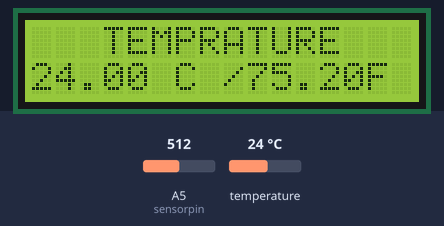
This sketch was run on a simulated Arduino Uno, built with avr-gcc and run on an emulated ATmega328P. Parts: 16×2 character LCD. The inputs (shaded band) are chosen by the test bench; at power-on: temperature 24 °C, A5 (sensorpin) = 512. What the sketch prints to the serial monitor is not drawn.

Above: at 1.2 s.
1.3 s: temperature set to 20.5 °C
At 8.9 s:
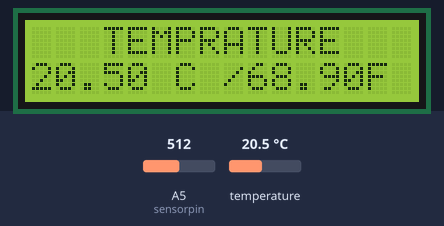
15.3 s: temperature set to 19.2 °C
At 25.1 s:
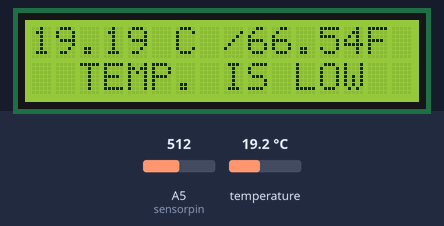
29.3 s: A5 (sensorpin) set to 290
At 39.7 s:
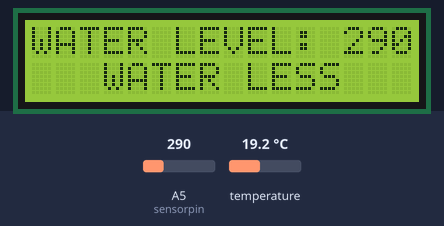
41.9 s: temperature set to 28 °C
At 49.3 s:
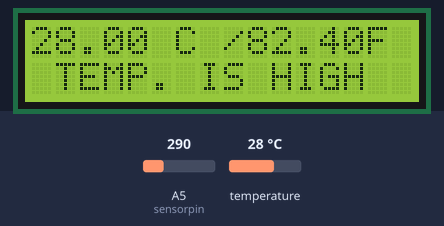
54.5 s: A5 (sensorpin) set to 312
62.2 s: A5 (sensorpin) set to 410
At 68.4 s:
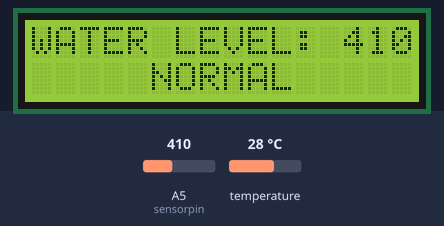
Timing chart, 0 to 69.9 s (numbered marks = the images above; inputs shaded):
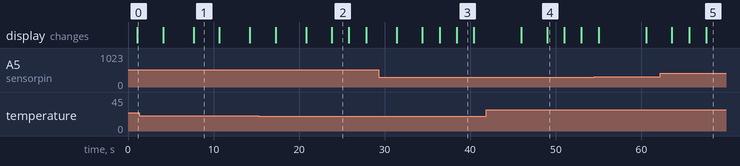

Measured:
- the behaviour switches between 20.1 and 20 °C on temperature (found by bisection; images 1 and 2)
- after the input at 1.3 s, the display: first differs from a run without the input after 6.4 s (image 1)
- after the input at 15.3 s, the display: first differs from a run without the input after 5.5 s (image 2 shows a later state)
- after the input at 29.3 s, the display: first differs from a run without the input after 9.1 s (image 3)
- after the input at 62.2 s, the display: first differs from a run without the input after 5.4 s (image 5)
- what the display in image 1 shows lasts 3.0 s, from 7.7 s to 10.7 s
- what the display in image 2 shows lasts 2.0 s, from 23.8 s to 25.8 s

The sketch:

lcd_18b20_sera.ino
```cpp
#include <OneWire.h>
#include <LiquidCrystal.h>
LiquidCrystal lcd(7, 6, 5, 4, 3, 2);

OneWire  ds(12);  // on pin 12
const int sensorpin = A5;// mouisure sensor is aNalog input
int moisture = 0 ;// beginning of moisture is 0
void setup(void) {
  lcd.begin(16, 2);
  Serial.begin(9600);

}

void loop(void) {
  byte i;
  byte present = 0;
  byte type_s;
  byte data[12];
  byte addr[8];
  float celsius, fahrenheit;

  if ( !ds.search(addr)) {
    Serial.println("No more addresses.");
    Serial.println();
    ds.reset_search();
    delay(2500);
    return;
  }

  Serial.print("ROM =");
  for( i = 0; i < 8; i++) {
    Serial.write(' ');
    Serial.print(addr[i], HEX);
  }

  if (OneWire::crc8(addr, 7) != addr[7]) {
    Serial.println("CRC is not valid!");
    return;
  }
  Serial.println();

  // the first ROM byte indicates which chip
  switch (addr[0]) {
  case 0x10:
    Serial.println("  Chip = DS18S20");  // or old DS1820
    type_s = 1;
    break;
  case 0x28:
    Serial.println("  Chip = DS18B20");
    type_s = 0;
    break;
  case 0x22:
    Serial.println("  Chip = DS1822");
    type_s = 0;
    break;
  default:
    Serial.println("Device is not a DS18x20 family device.");
    return;
  }

  ds.reset();
  ds.select(addr);
  ds.write(0x44,1);         // start conversion, with parasite power on at the end

  delay(1000);     // maybe 750ms is enough, maybe not
  // we might do a ds.depower() here, but the reset will take care of it.

  present = ds.reset();
  ds.select(addr);
  ds.write(0xBE);         // Read Scratchpad

  Serial.print("  Data = ");
  Serial.print(present,HEX);
  Serial.print(" ");
  for ( i = 0; i < 9; i++) {           // we need 9 bytes
    data[i] = ds.read();
    Serial.print(data[i], HEX);
    Serial.print(" ");
  }
  Serial.print(" CRC=");
  Serial.print(OneWire::crc8(data, 8), HEX);
  Serial.println();

  // convert the data to actual temperature

  unsigned int raw = (data[1] << 8) | data[0];
  if (type_s) {
    raw = raw << 3; // 9 bit resolution default
    if (data[7] == 0x10) {
      // count remain gives full 12 bit resolution
      raw = (raw & 0xFFF0) + 12 - data[6];
    }
  }
  else {
    byte cfg = (data[4] & 0x60);
    if (cfg == 0x00) raw = raw << 3;  // 9 bit resolution, 93.75 ms
    else if (cfg == 0x20) raw = raw << 2; // 10 bit res, 187.5 ms
    else if (cfg == 0x40) raw = raw << 1; // 11 bit res, 375 ms
    // default is 12 bit resolution, 750 ms conversion time
  }
  celsius = (float)raw / 16.0;
  fahrenheit = celsius * 1.8 + 32.0;
  lcd.clear();
  lcd.print("   TEMPRATURE ");
  lcd.setCursor(0, 1);
  lcd.print(celsius);
  lcd.print(" C /");
  lcd.print(fahrenheit);
  lcd.print("F");
  Serial.print("  Temperature = ");
  Serial.print(celsius);
  Serial.print(" Celsius, ");
  Serial.print(fahrenheit);
  Serial.println(" Fahrenheit");
  delay(3000);
  if (celsius <= 20)
  {

    lcd.clear();
    lcd.print(celsius);
    lcd.print(" C /");
    lcd.print(fahrenheit);
    lcd.print("F");
    Serial.print("  Temperature = ");
    Serial.print(celsius);
    Serial.print(" Celsius, ");
    Serial.print(fahrenheit);
    Serial.println(" Fahrenheit");
    lcd.setCursor(0, 1);
    lcd.print("  TEMP. IS LOW");
    delay(2000);
    lcd.clear();
    lcd.print(celsius);
    lcd.print(" C /");
    lcd.print(fahrenheit);
    lcd.print("F");
    Serial.print("  Temperature = ");
    Serial.print(celsius);
    Serial.print(" Celsius, ");
    Serial.print(fahrenheit);
    Serial.println(" Fahrenheit");
    lcd.setCursor(0, 1);
    lcd.print(" HEATER STARTED ");
    digitalWrite(8,LOW);
    digitalWrite(9,HIGH);
    delay(2000);

  }
  else {
    digitalWrite(9,LOW);
  }
  if (celsius >=25){//sıcaklık yüksek olunca
    lcd.clear();
    lcd.print(celsius);
    lcd.print(" C /");
    lcd.print(fahrenheit);
    lcd.print("F");
    Serial.print("  Temperature = ");
    Serial.print(celsius);
    Serial.print(" Celsius, ");
    Serial.print(fahrenheit);
    Serial.println(" Fahrenheit");
    lcd.setCursor(0, 1);
    lcd.print(" TEMP. IS HIGH");
    delay(2000);
    lcd.clear();
    lcd.print(celsius);
    lcd.print(" C /");
    lcd.print(fahrenheit);
    lcd.print("F");
    Serial.print("  Temperature = ");
    Serial.print(celsius);
    Serial.print(" Celsius, ");
    Serial.print(fahrenheit);
    Serial.println(" Fahrenheit");
    lcd.setCursor(0, 1);
    lcd.print("  A/C STARTED");
    digitalWrite(9,LOW);// heater pin
    digitalWrite(8,HIGH);// ac pin
    delay(2000);
  }
  else {
    digitalWrite(8,LOW);
  }
  moisture = analogRead (sensorpin);
  Serial.println("Moisture sensor is ");
  Serial.println(moisture);
  if (moisture >=300){//water level is suitable for plant , it should be between 0-1023 , 0 is less 1024 is max.
    digitalWrite(10,LOW);// it controls water pomp
  }
  else {
    digitalWrite(10,HIGH);// it controls water pomp
    lcd.clear();
    lcd.print("WATER LEVEL: ");
    lcd.print(moisture);
    lcd.setCursor(0, 1);
    lcd.print("   WATER LESS");
    delay(2000);
    lcd.clear();
    lcd.print("WATER LEVEL: ");
    lcd.print(moisture);
    lcd.setCursor(0, 1);
    lcd.print("  PUMP STARTED  ");
    delay(2000);
  }
    if (moisture >=500){
      lcd.clear();
       lcd.print("WATER LEVEL: ");
    lcd.print(moisture);
        lcd.setCursor(0, 1);
      lcd.print("    PERFECT" );
    } else {
  if (moisture >= 400){
    lcd.clear();
  lcd.print("WATER LEVEL: ");
    lcd.print(moisture);
  lcd.setCursor(0, 1);
      lcd.print("     NORMAL" );
  }
    }
}
```
